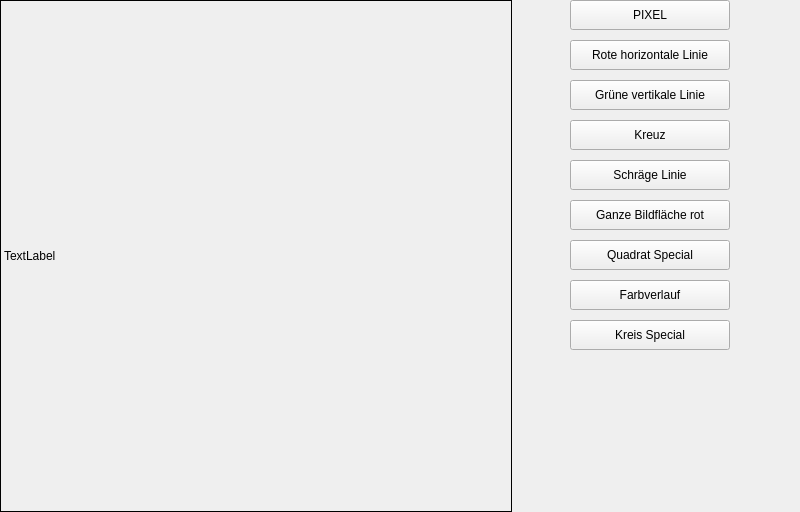
<?xml version="1.0" encoding="UTF-8"?>
<ui version="4.0">
 <class>Widget</class>
 <widget class="QWidget" name="Widget">
  <property name="geometry">
   <rect>
    <x>0</x>
    <y>0</y>
    <width>800</width>
    <height>512</height>
   </rect>
  </property>
  <property name="windowTitle">
   <string>Widget</string>
  </property>
  <widget class="QLabel" name="label_image">
   <property name="geometry">
    <rect>
     <x>0</x>
     <y>0</y>
     <width>512</width>
     <height>512</height>
    </rect>
   </property>
   <property name="frameShape">
    <enum>QFrame::Shape::Box</enum>
   </property>
   <property name="text">
    <string>TextLabel</string>
   </property>
  </widget>
  <widget class="QPushButton" name="pushButton_Pixel">
   <property name="geometry">
    <rect>
     <x>570</x>
     <y>0</y>
     <width>160</width>
     <height>30</height>
    </rect>
   </property>
   <property name="text">
    <string>PIXEL</string>
   </property>
  </widget>
  <widget class="QPushButton" name="pushButton_RoteHorizLinie">
   <property name="geometry">
    <rect>
     <x>570</x>
     <y>40</y>
     <width>160</width>
     <height>30</height>
    </rect>
   </property>
   <property name="text">
    <string>Rote horizontale Linie</string>
   </property>
  </widget>
  <widget class="QPushButton" name="pushButton_GrueneVertikLinie">
   <property name="geometry">
    <rect>
     <x>570</x>
     <y>80</y>
     <width>160</width>
     <height>30</height>
    </rect>
   </property>
   <property name="text">
    <string>Grüne vertikale Linie</string>
   </property>
  </widget>
  <widget class="QPushButton" name="pushButton_Kreuz">
   <property name="geometry">
    <rect>
     <x>570</x>
     <y>120</y>
     <width>160</width>
     <height>30</height>
    </rect>
   </property>
   <property name="text">
    <string>Kreuz</string>
   </property>
  </widget>
  <widget class="QPushButton" name="pushButton_SchraegeLinie">
   <property name="geometry">
    <rect>
     <x>570</x>
     <y>160</y>
     <width>160</width>
     <height>30</height>
    </rect>
   </property>
   <property name="text">
    <string>Schräge Linie</string>
   </property>
  </widget>
  <widget class="QPushButton" name="pushButton_AllesRot">
   <property name="geometry">
    <rect>
     <x>570</x>
     <y>200</y>
     <width>160</width>
     <height>30</height>
    </rect>
   </property>
   <property name="text">
    <string>Ganze Bildfläche rot</string>
   </property>
  </widget>
  <widget class="QPushButton" name="pushButton_Quadrat">
   <property name="geometry">
    <rect>
     <x>570</x>
     <y>240</y>
     <width>160</width>
     <height>30</height>
    </rect>
   </property>
   <property name="text">
    <string>Quadrat Special</string>
   </property>
  </widget>
  <widget class="QPushButton" name="pushButton_Farbverlauf">
   <property name="geometry">
    <rect>
     <x>570</x>
     <y>280</y>
     <width>160</width>
     <height>30</height>
    </rect>
   </property>
   <property name="text">
    <string>Farbverlauf</string>
   </property>
  </widget>
  <widget class="QPushButton" name="pushButton_Kreis">
   <property name="geometry">
    <rect>
     <x>570</x>
     <y>320</y>
     <width>160</width>
     <height>30</height>
    </rect>
   </property>
   <property name="text">
    <string>Kreis Special</string>
   </property>
  </widget>
 </widget>
 <resources/>
 <connections/>
</ui>
